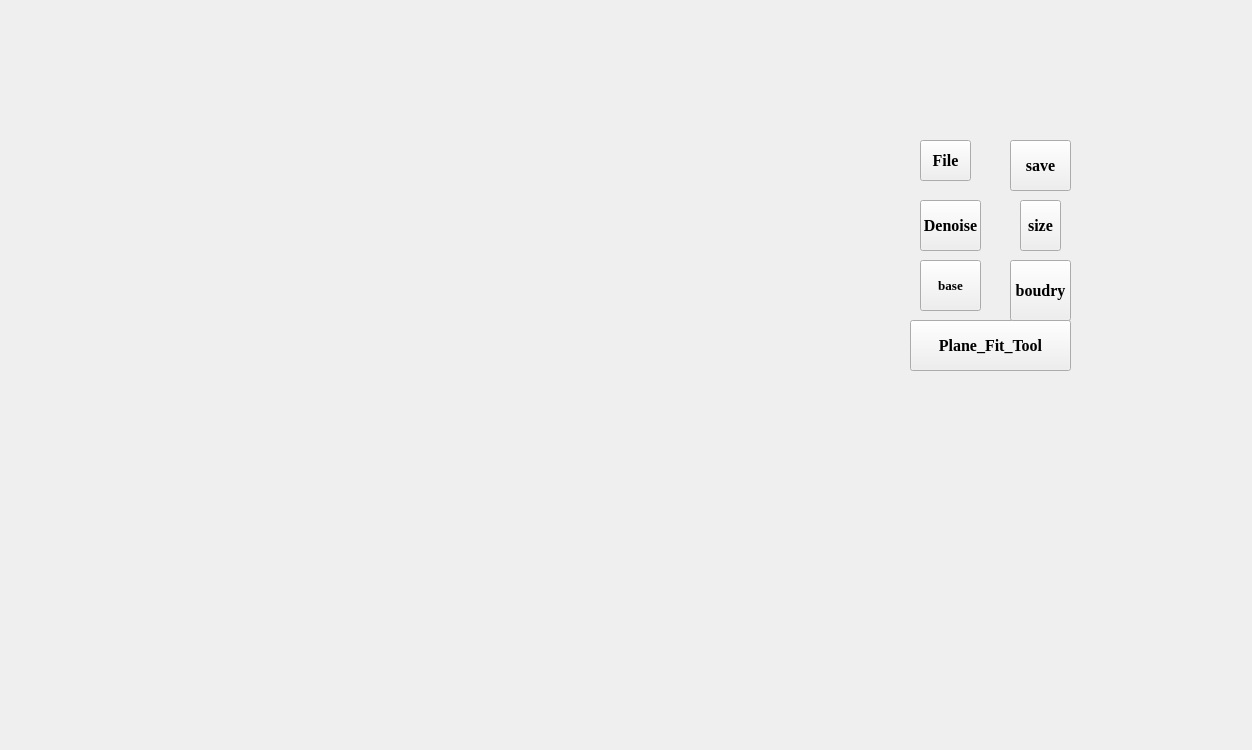
<?xml version="1.0" encoding="UTF-8"?>
<ui version="4.0">
 <class>PCLViewer</class>
 <widget class="QMainWindow" name="PCLViewer">
  <property name="enabled">
   <bool>true</bool>
  </property>
  <property name="geometry">
   <rect>
    <x>0</x>
    <y>0</y>
    <width>1252</width>
    <height>750</height>
   </rect>
  </property>
  <property name="minimumSize">
   <size>
    <width>0</width>
    <height>0</height>
   </size>
  </property>
  <property name="maximumSize">
   <size>
    <width>5000</width>
    <height>5000</height>
   </size>
  </property>
  <property name="mouseTracking">
   <bool>false</bool>
  </property>
  <property name="acceptDrops">
   <bool>false</bool>
  </property>
  <property name="windowTitle">
   <string>PCLViewer</string>
  </property>
  <property name="autoFillBackground">
   <bool>false</bool>
  </property>
  <property name="styleSheet">
   <string notr="true">QWidget#centralwidget{ border-image: url(:/pclviewer/Resources/1.png);}</string>
  </property>
  <property name="toolButtonStyle">
   <enum>Qt::ToolButtonTextBesideIcon</enum>
  </property>
  <property name="animated">
   <bool>true</bool>
  </property>
  <property name="documentMode">
   <bool>false</bool>
  </property>
  <property name="tabShape">
   <enum>QTabWidget::Rounded</enum>
  </property>
  <widget class="QWidget" name="centralwidget">
   <widget class="QVTKWidget" name="qvtkWidget">
    <property name="geometry">
     <rect>
      <x>50</x>
      <y>130</y>
      <width>791</width>
      <height>591</height>
     </rect>
    </property>
    <property name="autoFillBackground">
     <bool>true</bool>
    </property>
   </widget>
   <widget class="QToolButton" name="Openfile">
    <property name="enabled">
     <bool>true</bool>
    </property>
    <property name="geometry">
     <rect>
      <x>920</x>
      <y>140</y>
      <width>51</width>
      <height>41</height>
     </rect>
    </property>
    <property name="font">
     <font>
      <family>Times New Roman</family>
      <pointsize>12</pointsize>
      <weight>75</weight>
      <bold>true</bold>
     </font>
    </property>
    <property name="autoFillBackground">
     <bool>false</bool>
    </property>
    <property name="styleSheet">
     <string notr="true">QToolButton#Openfile{border-image: url(:/pclviewer/Resources/file.png);}</string>
    </property>
    <property name="text">
     <string>File</string>
    </property>
    <property name="checkable">
     <bool>false</bool>
    </property>
    <property name="toolButtonStyle">
     <enum>Qt::ToolButtonTextUnderIcon</enum>
    </property>
    <property name="autoRaise">
     <bool>false</bool>
    </property>
    <property name="arrowType">
     <enum>Qt::NoArrow</enum>
    </property>
   </widget>
   <widget class="QToolButton" name="filtered">
    <property name="geometry">
     <rect>
      <x>920</x>
      <y>200</y>
      <width>61</width>
      <height>51</height>
     </rect>
    </property>
    <property name="font">
     <font>
      <family>Times New Roman</family>
      <pointsize>12</pointsize>
      <weight>75</weight>
      <bold>true</bold>
     </font>
    </property>
    <property name="styleSheet">
     <string notr="true">QToolButton#filtered {border-image: url(:/pclviewer/Resources/fitplane.png);}
</string>
    </property>
    <property name="text">
     <string>Denoise</string>
    </property>
    <property name="toolButtonStyle">
     <enum>Qt::ToolButtonTextUnderIcon</enum>
    </property>
   </widget>
   <widget class="QToolButton" name="boss_height">
    <property name="geometry">
     <rect>
      <x>1020</x>
      <y>200</y>
      <width>41</width>
      <height>51</height>
     </rect>
    </property>
    <property name="font">
     <font>
      <family>Times New Roman</family>
      <pointsize>12</pointsize>
      <weight>75</weight>
      <bold>true</bold>
     </font>
    </property>
    <property name="styleSheet">
     <string notr="true">QToolButton#boss_height{border-image: url(:/pclviewer/Resources/boss_height.png);}</string>
    </property>
    <property name="text">
     <string>size</string>
    </property>
   </widget>
   <widget class="QToolButton" name="extract">
    <property name="geometry">
     <rect>
      <x>920</x>
      <y>260</y>
      <width>61</width>
      <height>51</height>
     </rect>
    </property>
    <property name="font">
     <font>
      <family>Times New Roman</family>
      <pointsize>10</pointsize>
      <weight>75</weight>
      <italic>false</italic>
      <bold>true</bold>
     </font>
    </property>
    <property name="styleSheet">
     <string notr="true">QToolButton#extract{border-image: url(:/pclviewer/Resources/fit_base.png);}
</string>
    </property>
    <property name="text">
     <string>base</string>
    </property>
   </widget>
   <widget class="QToolButton" name="toolButton">
    <property name="enabled">
     <bool>true</bool>
    </property>
    <property name="geometry">
     <rect>
      <x>910</x>
      <y>320</y>
      <width>161</width>
      <height>51</height>
     </rect>
    </property>
    <property name="font">
     <font>
      <family>Times New Roman</family>
      <pointsize>12</pointsize>
      <weight>75</weight>
      <bold>true</bold>
     </font>
    </property>
    <property name="contextMenuPolicy">
     <enum>Qt::DefaultContextMenu</enum>
    </property>
    <property name="layoutDirection">
     <enum>Qt::LeftToRight</enum>
    </property>
    <property name="autoFillBackground">
     <bool>false</bool>
    </property>
    <property name="text">
     <string>Plane_Fit_Tool</string>
    </property>
    <property name="icon">
     <iconset resource="pclviewer.qrc">
      <normaloff>:/pclviewer/Resources/rectLabelSymbol.png</normaloff>:/pclviewer/Resources/rectLabelSymbol.png</iconset>
    </property>
    <property name="iconSize">
     <size>
      <width>65</width>
      <height>60</height>
     </size>
    </property>
    <property name="checkable">
     <bool>false</bool>
    </property>
    <property name="autoRepeat">
     <bool>false</bool>
    </property>
    <property name="autoExclusive">
     <bool>false</bool>
    </property>
    <property name="toolButtonStyle">
     <enum>Qt::ToolButtonTextBesideIcon</enum>
    </property>
    <property name="autoRaise">
     <bool>false</bool>
    </property>
   </widget>
   <widget class="QLabel" name="label">
    <property name="geometry">
     <rect>
      <x>30</x>
      <y>20</y>
      <width>261</width>
      <height>81</height>
     </rect>
    </property>
    <property name="styleSheet">
     <string notr="true">border-image: url(:/pclviewer/Resources/szu1.jpg);</string>
    </property>
    <property name="text">
     <string/>
    </property>
   </widget>
   <widget class="QToolButton" name="save">
    <property name="enabled">
     <bool>true</bool>
    </property>
    <property name="geometry">
     <rect>
      <x>1010</x>
      <y>140</y>
      <width>61</width>
      <height>51</height>
     </rect>
    </property>
    <property name="font">
     <font>
      <family>Times New Roman</family>
      <pointsize>12</pointsize>
      <weight>75</weight>
      <bold>true</bold>
     </font>
    </property>
    <property name="autoFillBackground">
     <bool>false</bool>
    </property>
    <property name="styleSheet">
     <string notr="true">QToolButton#save{border-image: url(:/pclviewer/Resources/save.png);}</string>
    </property>
    <property name="text">
     <string>save</string>
    </property>
   </widget>
   <widget class="QToolButton" name="boundry">
    <property name="geometry">
     <rect>
      <x>1010</x>
      <y>260</y>
      <width>61</width>
      <height>61</height>
     </rect>
    </property>
    <property name="font">
     <font>
      <family>Times New Roman</family>
      <pointsize>12</pointsize>
      <weight>75</weight>
      <bold>true</bold>
     </font>
    </property>
    <property name="styleSheet">
     <string notr="true">QToolButton#boundry{border-image: url(:/pclviewer/Resources/border_outer.png);}</string>
    </property>
    <property name="text">
     <string>boudry</string>
    </property>
   </widget>
   <zorder>filtered</zorder>
   <zorder>boss_height</zorder>
   <zorder>extract</zorder>
   <zorder>Openfile</zorder>
   <zorder>toolButton</zorder>
   <zorder>qvtkWidget</zorder>
   <zorder>label</zorder>
   <zorder>save</zorder>
   <zorder>boundry</zorder>
  </widget>
 </widget>
 <customwidgets>
  <customwidget>
   <class>QVTKWidget</class>
   <extends>QWidget</extends>
   <header>QVTKWidget.h</header>
  </customwidget>
 </customwidgets>
 <resources>
  <include location="pclviewer.qrc"/>
 </resources>
 <connections>
  <connection>
   <sender>boundry</sender>
   <signal>clicked()</signal>
   <receiver>boundry</receiver>
   <slot>update()</slot>
   <hints>
    <hint type="sourcelabel">
     <x>1020</x>
     <y>290</y>
    </hint>
    <hint type="destinationlabel">
     <x>1020</x>
     <y>290</y>
    </hint>
   </hints>
  </connection>
 </connections>
</ui>
